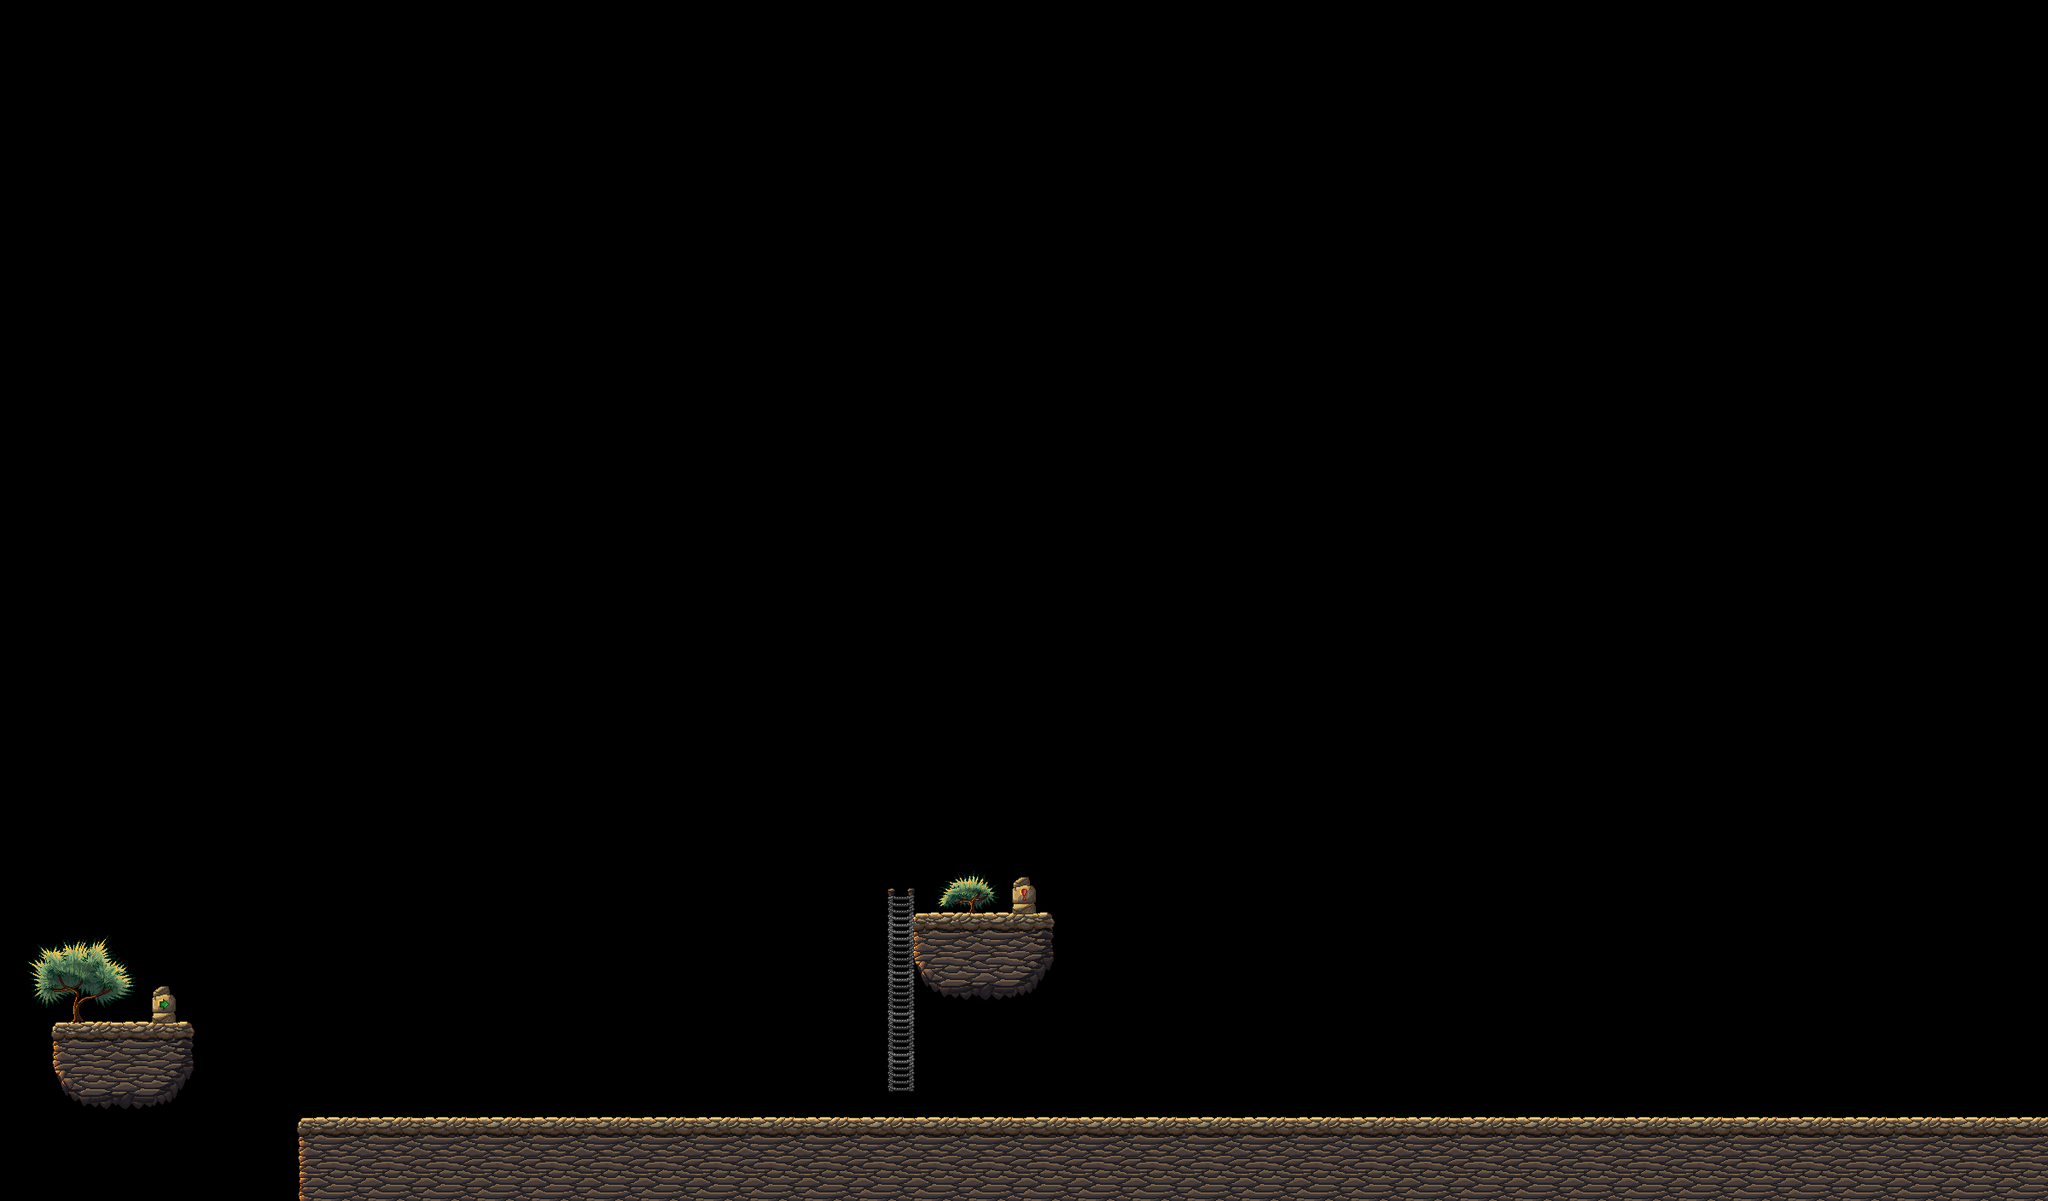

Rendered tile map (Tiled .tmx) drawn with the repository's tilesets; below, a short description and the map source with its tile grids summarised:
An orthogonal 150x88 tile map with 16x16 px tiles, 3 tile layers (mountains-ground, mountains-ground, mountains-object), 2 tilesets and 31 objects (chest1, chest2, chest3, chest4, chest5, ...).

<map version="1.10" tiledversion="1.11.2" orientation="orthogonal" renderorder="right-down" width="150" height="88" tilewidth="16" tileheight="16" infinite="0" nextlayerid="10" nextobjectid="32">
 <editorsettings>
  <export target="../map/mountains-1.json" format="json" />
 </editorsettings>
 <properties>
  <property name="background" value="mountain" />
 </properties>
 <tileset firstgid="1" source="mountains-ground.tsx" />
 <tileset firstgid="1025" source="mountains-object.tsx" />
 <layer id="1" name="mountains-ground" width="150" height="88">
  <data>[13200 cells, 96 non-empty, 96 distinct tile ids]</data>
 </layer>
 <objectgroup id="6" name="water-anim">
  <object id="5" x="0" y="1344" width="64" height="64" />
  <object id="6" x="64" y="1344" width="64" height="64" />
  <object id="7" x="128" y="1344" width="64" height="64" />
  <object id="8" x="192" y="1344" width="64" height="64" />
  <object id="9" x="256" y="1344" width="64" height="64" />
  <object id="10" x="320" y="1344" width="64" height="64" />
  <object id="11" x="400" y="1344" width="64" height="64" />
  <object id="12" x="464" y="1344" width="64" height="64" />
  <object id="13" x="528" y="1344" width="64" height="64" />
  <object id="14" x="592" y="1344" width="64" height="64" />
  <object id="15" x="656" y="1344" width="64" height="64" />
  <object id="16" x="720" y="1344" width="64" height="64" />
  <object id="17" x="784" y="1344" width="64" height="64" />
  <object id="18" x="848" y="1344" width="64" height="64" />
  <object id="19" x="912" y="1344" width="64" height="64" />
  <object id="20" x="976" y="1344" width="64" height="64" />
  <object id="21" x="1040" y="1344" width="64" height="64" />
  <object id="22" x="1104" y="1344" width="64" height="64" />
  <object id="23" x="1168" y="1344" width="64" height="64" />
 </objectgroup>
 <layer id="2" name="mountains-ground" width="150" height="88">
  <data>[13200 cells, 999 non-empty, 120 distinct tile ids]</data>
 </layer>
 <objectgroup id="3" name="collision">
  <object id="1" x="64" y="1200" width="160" height="80" />
  <object id="2" x="352" y="1312" width="2048" height="96" />
  <object id="26" x="1072" y="1072" width="160" height="80" />
 </objectgroup>
 <objectgroup id="9" name="chest">
  <object id="27" name="chest1" x="1568" y="1264" width="64" height="48" />
  <object id="28" name="chest2" x="1696" y="1264" width="64" height="48" />
  <object id="29" name="chest3" x="1824" y="1264" width="64" height="48" />
  <object id="30" name="chest4" x="1984" y="1264" width="64" height="48" />
  <object id="31" name="chest5" x="2128" y="1264" width="64" height="48" />
 </objectgroup>
 <layer id="4" name="mountains-object" width="150" height="88">
  <data>[13200 cells, 122 non-empty, 104 distinct tile ids]</data>
 </layer>
 <objectgroup id="8" name="ladder">
  <object id="25" x="1040" y="1024" width="32" height="272" />
 </objectgroup>
 <objectgroup id="5" name="spawn">
  <object id="3" name="enter" x="128" y="1168" width="16" height="16" />
  <object id="4" name="exit" x="2416" y="448" width="64" height="960" />
 </objectgroup>
 <objectgroup id="7" name="monster">
  <object id="24" name="skeleton" x="368" y="1184" width="432" height="128" />
 </objectgroup>
</map>